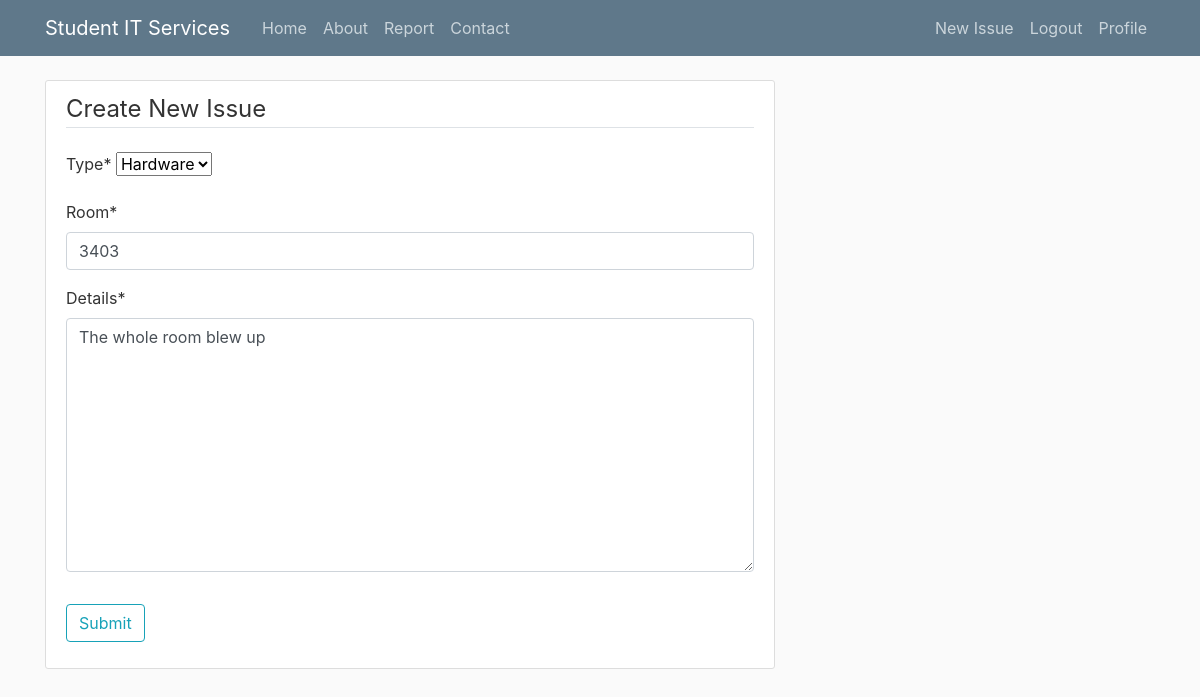
/issue/9/update/ (signed in), run on the app's committed database.
### itreporting/models.py (models this page shows, shortened)
class Issue(models.Model):
    type = models.CharField(max_length=100, choices = [('Hardware', 'Hardware'), ('Software', 'Software')])
    room = models.CharField(max_length=100)
    urgent = models.BooleanField(default= False)
    details = models.TextField()
    date_submitted = models.DateTimeField(default=timezone.now)
    author = models.ForeignKey(User, related_name='issues', on_delete=models.CASCADE)

### itreporting/views.py (the view)
class PostUpdateView(LoginRequiredMixin, UserPassesTestMixin, UpdateView):
    model = Issue
    fields = ['type', 'room', 'details']
    def test_func(self):
        issue=self.get_object()
        return self.request.user == issue.author

### itreporting/templates/itreporting/issue_form.html (shortened to what this page needs)
{% extends "itreporting/base.html" %}
{% load crispy_forms_tags %}
{% block content %}
<div class="content-section">
    <form method="POST">
        <fieldset class="form-group">
            <legend class="border-bottom mb-4">Create New Issue</legend>
            {{ form | crispy }}
        </fieldset>
        <div class="form-group">
            <button class="btn btn-outline-info" type="submit">Submit</button>
        </div>
    </form>
</div>
{% endblock content %}

### itreporting/static/css/styles.css (style rules this page uses)
html { position: relative; min-height: 100%; }
body { background: #fafafa; color: #333333; margin-top: 5rem; margin-bottom: 50px; }
.content-section { background: #ffffff; padding: 10px 20px; border: 1px solid #dddddd; border-radius: 3px; margin-bottom: 20px; }

### data on the page
Issue: type "Hardware", room "3403", details "The whole room blew up"
